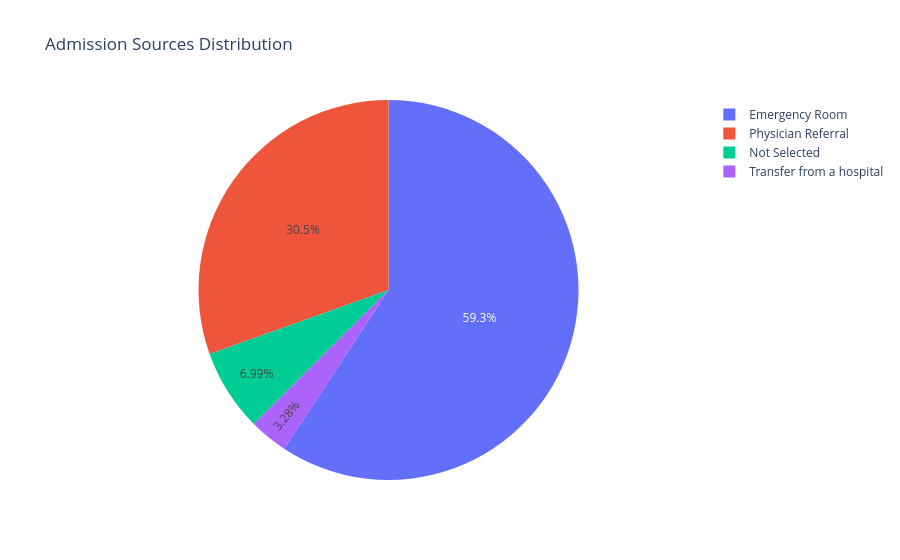

The code cell stored with this chart in its notebook:
### Code cell
# visualize the top 5
df_5 = patient_admission_source.head(4)
fig = px.pie(df_5, values='patient_nbr', names='admission_source_description'
             ,  title='Admission Sources Distribution')
fig.show()

### Figure 1 — Plotly figure (JSON) as saved in the notebook; plotly's stock layout.template omitted (floating-point values rounded to 4 significant figures)
{"data": [{"domain": {"x": [0, 1], "y": [0, 1]}, "hovertemplate": "admission_source_description=%{label}<br>patient_nbr=%{value}<extra></extra>", "labels": ["Emergency Room", "Physician Referral", "Not Selected", "Transfer from a hospital"], "legendgroup": "", "name": "", "showlegend": true, "type": "pie", "values": [57494, 29565, 6781, 3187]}], "layout": {"legend": {"tracegroupgap": 0}, "title": {"text": "Admission Sources Distribution"}}}
